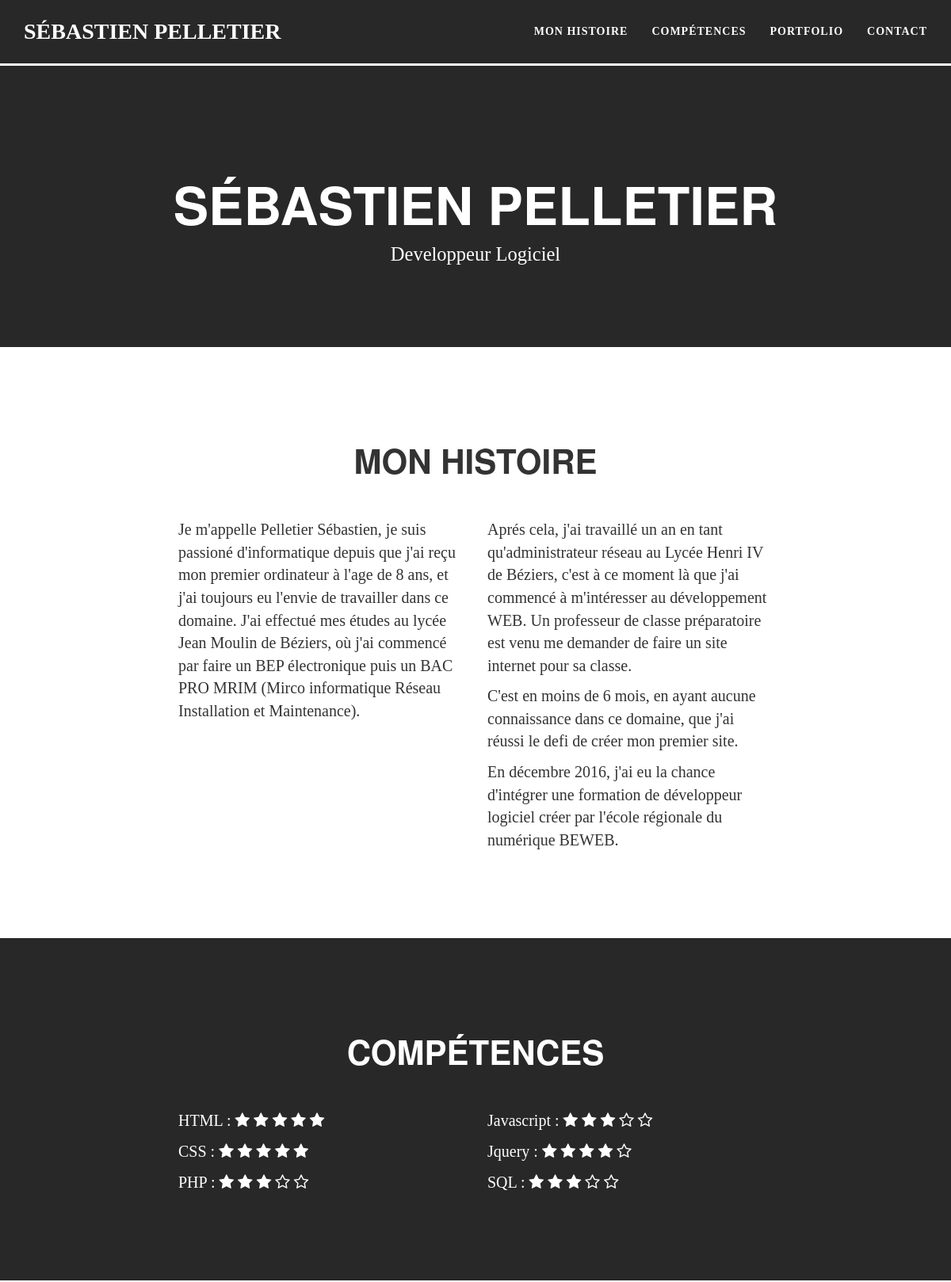
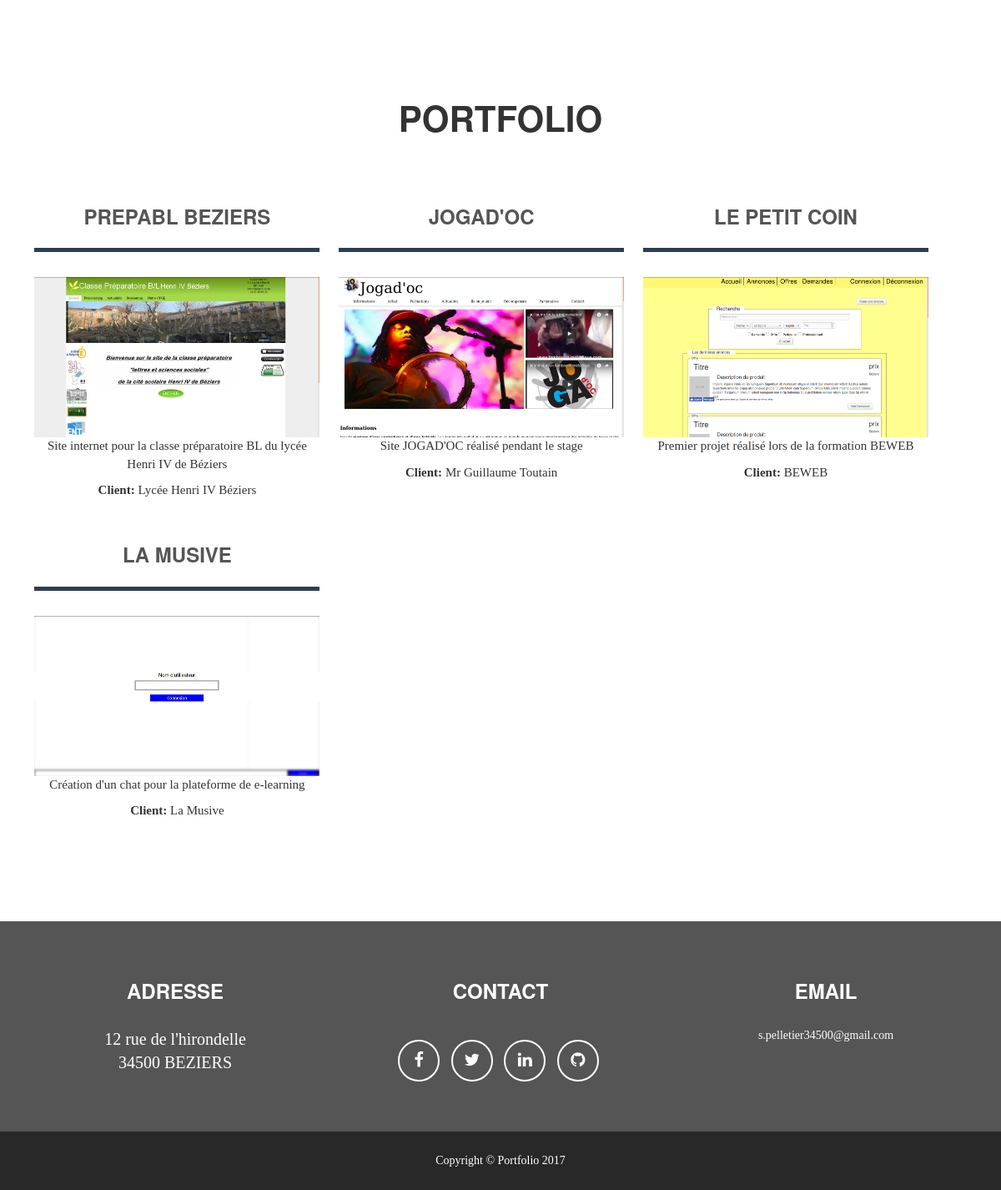
The page / on the database its author committed (2 pictures, top to bottom).
### tables this page shows
CREATE TABLE `projet` (
  `id` int(11) NOT NULL,
  `Nom` varchar(255) NOT NULL,
  `Image` varchar(255) NOT NULL,
  `Description` varchar(255) NOT NULL,
  `Client` varchar(255) NOT NULL,
  `URL` varchar(255) NOT NULL
);

### core/projet.php (called while the page is built, shortened)
<?php
require_once('database.php');
$r = $bdd->query('SELECT * FROM projet');
while ($d = $r->fetch()) {
    $q[] = array(
       'nom'=>$d['Nom'],
       'image'=>$d['Image'],
       'Description'=>$d['Description'],
       'Client'=>$d['Client'],
       'URL'=>$d['URL'],
   );
}

### index.php (the view, shortened to what this page needs)
<!DOCTYPE html>
<html>
<head>
    <link href="vendor/bootstrap/css/bootstrap.min.css" rel="stylesheet">
    <link href="vendor/font-awesome/css/font-awesome.min.css" rel="stylesheet" type="text/css">
    <link href="css/freelancer.css" rel="stylesheet">
<?php require_once ('core/projet.php');?>
</head>
<body id="page-top" class="index">
    <nav id="mainNav" class="navbar navbar-default navbar-fixed-top navbar-custom">
        <div class="container">
            <div class="navbar-header page-scroll">
                <a class="navbar-brand" href="#page-top">Sébastien PELLETIER</a>
            </div>
            <div class="collapse navbar-collapse" id="bs-example-navbar-collapse-1">
                <ul class="nav navbar-nav navbar-right">
                    <li class="page-scroll">
                        <a href="#about">Mon Histoire</a>
                    </li>
                    <li class="page-scroll">
                        <a href="#mcv" >Compétences</a>
                    </li>
                    <li class="page-scroll">
                        <a href="#portfolio" >Portfolio</a>
                    </li>
                    <li class="page-scroll">
                        <a href="#cont">Contact</a>
                    </li>
                </ul>
            </div>
        </div>
    </nav>
    <header>
        <div class="container" id="maincontent" tabindex="1">
            <div class="row">
                <div class="col-lg-12">
                    <div class="intro-text">
                        <h1 class="name">Sébastien PELLETIER</h1>
                        <span class="skills">Developpeur Logiciel</span>
                    </div>
                </div>
            </div>
        </div>
    </header>
    <section class="success" id="about">
        <div class="container">
            <div class="row">
                <div class="col-lg-12 text-center">
                    <h2>Mon Histoire</h2>
                </div>
            </div>
            <div class="row">
                <div class="col-lg-4 col-lg-offset-2">
                    <p>Je m'appelle Pelletier Sébastien, je suis passioné d'informatique depuis que j'ai reçu mon premier ordinateur à l'age de 8 ans, et j'ai toujours eu l'envie de travailler dans ce domaine.
                       J'ai effectué mes études au lycée Jean Moulin de Béziers, où j'ai commencé par faire un BEP électronique puis un BAC PRO MRIM (Mirco informatique Réseau Installation et Maintenance).</p>
                </div>
                <div class="col-lg-4">
                    <p>Aprés cela, j'ai travaillé un an en tant qu'administrateur réseau au Lycée Henri IV de Béziers, c'est à ce moment là que j'ai commencé à m'intéresser au développement WEB.
                    Un professeur de classe préparatoire est venu me demander de faire un site internet pour sa classe.</p>
                    <p>C'est en moins de 6 mois, en ayant aucune connaissance dans ce domaine, que j'ai réussi le defi de créer mon premier site.</p>
                    <p>En décembre 2016, j'ai eu la chance d'intégrer une formation de développeur logiciel créer par l'école régionale du numérique BEWEB.</p>
                </div>
            </div>
        </div>
    </section>
<section class="mcv" id="mcv">
    <div class="container" tabindex="2">
        <div class="row">
            <div class="col-lg-12 text-center">
                <h2>Compétences</h2>
            </div>
        </div>
        <div class="row">
            <div class="col-lg-4 col-lg-offset-2">
              <p>HTML :
                <i class="fa fa-star fa-1g" aria-hidden="true"></i>
                <i class="fa fa-star fa-1g" aria-hidden="true"></i>
                <i class="fa fa-star fa-1g" aria-hidden="true"></i>
                <i class="fa fa-star fa-1g" aria-hidden="true"></i>
                <i class="fa fa-star fa-1g" aria-hidden="true"></i>
              </p>
              <p>CSS :
                  <i class="fa fa-star" aria-hidden="true"></i>
                  <i class="fa fa-star" aria-hidden="true"></i>
                  <i class="fa fa-star" aria-hidden="true"></i>
                  <i class="fa fa-star" aria-hidden="true"></i>
                  <i class="fa fa-star" aria-hidden="true"></i>
                </p>
              <p>PHP :
              <i class="fa fa-star" aria-hidden="true"></i>
              <i class="fa fa-star" aria-hidden="true"></i>
              <i class="fa fa-star" aria-hidden="true"></i>
              <i class="fa fa-star-o" aria-hidden="true"></i>
              <i class="fa fa-star-o" aria-hidden="true"></i>
              </p>
            </div>
            <div class="col-lg-4">
              <p>Javascript :
                <i class="fa fa-star" aria-hidden="true"></i>
                <i class="fa fa-star" aria-hidden="true"></i>
                <i class="fa fa-star" aria-hidden="true"></i>
                <i class="fa fa-star-o" aria-hidden="true"></i>
                <i class="fa fa-star-o" aria-hidden="true"></i></p>
              <p>Jquery :
                <i class="fa fa-star" aria-hidden="true"></i>
                <i class="fa fa-star" aria-hidden="true"></i>
                <i class="fa fa-star" aria-hidden="true"></i>
                <i class="fa fa-star" aria-hidden="true"></i>
                <i class="fa fa-star-o" aria-hidden="true"></i></p>
              <p>SQL :
                <i class="fa fa-star" aria-hidden="true"></i>
                <i class="fa fa-star" aria-hidden="true"></i>
                <i class="fa fa-star" aria-hidden="true"></i>
                <i class="fa fa-star-o" aria-hidden="true"></i>
                <i class="fa fa-star-o" aria-hidden="true"></i></p>
            </div>
        </div>
    </div>
</section>
<section id="portfolio">
    <div class="container">
      <h2 style="text-align:center;">Portfolio</h2>
    <div class="boxInline">
    <?php
    for ($n=0; $n <count($q) ; $n++) {
      echo '<div class ="boxContent">';
      echo '<a href = "'.$q[$n]['URL'].'"><h3 style="text-align:center">'.$q[$n]['nom'] .'</h3></a>';
      echo '<hr class="star-primary">';
      echo '<img src="img/portfolio/'. $q[$n]['image'] .'" class="img-responsive img-centered" alt="">';
      echo '<p style="font-size:15px; text-align:center;">'.$q[$n]['Description'].'</p>';
      echo'<p style="font-size:15px; text-align:center;"><strong>Client: </strong>' .$q[$n]['Client'].'</p>';
      echo "</div>";
        }
    ?>
  </div>
      </div>
    </section>
    <footer class="text-center" id="cont">
        <div class="footer-above">
            <div class="container" tabindex="4">
                <div class="row">
                    <div class="footer-col col-md-4">
                        <h3>Adresse</h3>
                        <p>12 rue de l'hirondelle
                            <br>34500 BEZIERS</p>
                    </div>
                    <div class="footer-col col-md-4">
                        <h3>Contact</h3>
                        <ul class="list-inline">
                            <li>
                                <a href="https://www.facebook.com/profile.php?id=100014621561133" class="btn-social btn-outline"><span class="sr-only">Facebook</span><i class="fa fa-fw fa-facebook"></i></a>
                            </li>
                            <li>
                                <a href="https://twitter.com/SbastienPELLET1?lang=fr" class="btn-social btn-outline"><span class="sr-only">Twitter</span><i class="fa fa-fw fa-twitter"></i></a>
                            </li>
                            <li>
                                <a href="https://www.linkedin.com/in/s%C3%A9bastien-pelletier-6332b7135/" class="btn-social btn-outline"><span class="sr-only">Linked In</span><i class="fa fa-fw fa-linkedin"></i></a>
                            </li>
                            <li> <a href="https://github.com/pseb34500" class="btn-social btn-outline"><span class="sr-only">Github</span><i class="fa fa-fw fa-github"></i></a>
                        </ul>
                    </div>
                    <div class="footer-col col-md-4">
                        <h3>Email</h3>
                        <a href="mailto:s.pelletier34500@gmail;com" style="color:#fff;">s.pelletier34500@gmail.com</a>
                    </div>
                </div>
            </div>
        </div>
        <div class="footer-below">
            <div class="container">
                <div class="row">
                    <div class="col-lg-12">
                        Copyright &copy; Portfolio 2017
                    </div>
                </div>
            </div>
        </div>
    </footer>
</body>
</html>

### css/freelancer.css (style rules this page uses)
* { font-family:'Dancing Script', cursive; }
body { font-family: 'Dancing Script', cursive; overflow-x: hidden; }
p { font-size: 20px; }
a, a:hover, a:focus, a:active, a.active { color: #555; }
h1, h2, h3, h4, h5, h6 { font-family: "Montserrat", "Helvetica Neue", Helvetica, Arial, sans-serif; text-transform: uppercase; font-weight: 700; }
hr.star-light, hr.star-primary { padding: 0; border: none; border-top: solid 5px; text-align: center; margin: 25px auto 30px; }
hr.star-light:after, hr.star-primary:after { content: "\f109"; font-family: FontAwesome; display: inline-block; position: relative; top: -0.8em; font-size: 2em; padding: 0 0.25em; }
hr.star-primary { border-color: #2C3E50; }
hr.star-primary:after { background-color: white; color: #2C3E50; }
.img-centered { margin: 0 auto; }
header { text-align: center; background: #282828; color: white; }
header .container { padding-top: 100px; padding-bottom: 50px; }
header .intro-text .name { display: block; font-family: "Montserrat", "Helvetica Neue", Helvetica, Arial, sans-serif; text-transform: uppercase; font-weight: 700; font-size: 2em; }
header .intro-text .skills { font-size: 1.25em; font-weight: 300; }
@media (min-width: 768px) { header .container { padding-top: 200px; padding-bottom: 100px; } }
@media (min-width: 768px) { header .intro-text .name { font-size: 4.75em; } }
@media (min-width: 768px) { header .intro-text .skills { font-size: 1.75em; } }
.navbar-custom { background: #282828; font-family: "Montserrat", "Helvetica Neue", Helvetica, Arial, sans-serif; text-transform: uppercase; font-weight: 700; border: none; }
.navbar-custom .navbar-brand { color: white; }
.navbar-custom .navbar-nav { letter-spacing: 1px; }
.navbar-custom .navbar-nav li a { color: white; }
@media (min-width: 768px) { .navbar-custom { padding: 15px 0; -webkit-transition: padding 0.3s; -moz-transition: padding 0.3s; transition: padding 0.3s; border-bottom: #fff solid; } }
@media (min-width: 768px) { .navbar-custom .navbar-brand { font-size: 2em; -webkit-transition: all 0.3s; -moz-transition: all 0.3s; transition: all 0.3s; } }
section { padding: 100px 0; }
section h2 { margin-bottom: 50px; font-size: 3em; }
section.success { background: #fff; }
#portfolio * { z-index: 2; }
.boxInline { display: flex; flex-wrap: wrap; }
.boxContent { width: 30%; margin: 1%; }
footer { color: white; }
footer h3 { margin-bottom: 30px; }
footer .footer-above { padding-top: 50px; background-color: #555; }
footer .footer-col { margin-bottom: 50px; }
footer .footer-below { padding: 25px 0; background-color: #282828; }
.btn-outline { color: white; font-size: 20px; border: solid 2px white; background: transparent; transition: all 0.3s ease-in-out; margin-top: 15px; }
.btn-social { display: inline-block; height: 50px; width: 50px; border: 2px solid white; border-radius: 100%; text-align: center; font-size: 20px; line-height: 45px; }
div#maincontent { outline: none; }
section.mcv { background-color: #282828; color:#fff; }

### rows shown on the page
projet: Nom "PREPABL BEZIERS", Image (picture), Description "Site internet pour la classe préparatoire BL du lycée Henri IV de Béziers", Client "Lycée Henri IV Béziers"
projet: Nom "JOGAD'OC", Image (picture), Description "Site JOGAD'OC réalisé pendant le stage", Client "Mr Guillaume Toutain"
projet: Nom "LE PETIT COIN", Image (picture), Description "Premier projet réalisé lors de la formation BEWEB", Client "BEWEB"
projet: Nom "LA MUSIVE", Image (picture), Description "Création d'un chat pour la plateforme de e-learning", Client "La Musive"
